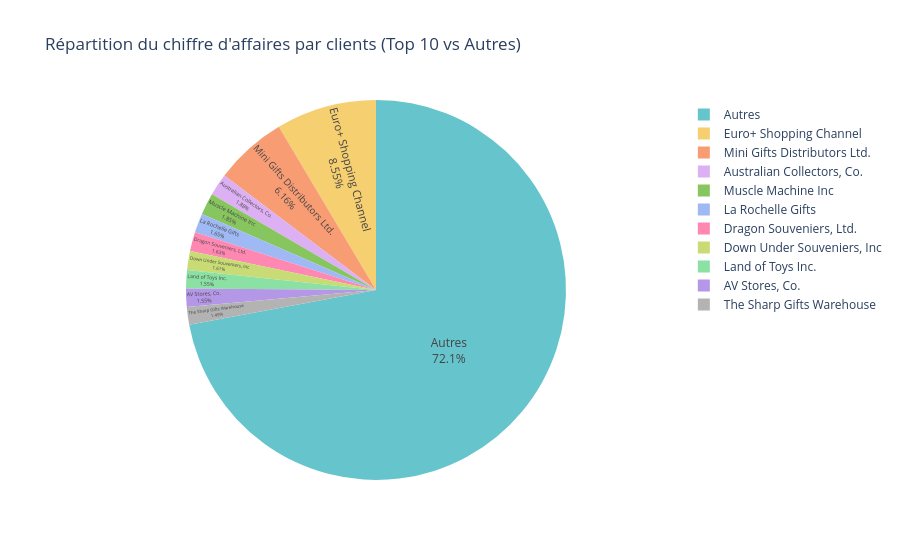

Here is the notebook cell this chart was saved with:
### Code cell
# -------------------------------
# PARTIE 6 : RÉPARTITION DU CHIFFRE D'AFFAIRES PAR CLIENTS
# -------------------------------

import plotly.express as px
import pandas as pd
import os

# -------------------------------
# Requête : chiffre d'affaires par client
# -------------------------------
query_clients = """
SELECT 
    c.customerNumber,
    c.customerName,
    SUM(od.quantityOrdered * od.priceEach) AS chiffre_affaires
FROM customers c
JOIN orders o ON c.customerNumber = o.customerNumber
JOIN orderdetails od ON o.orderNumber = od.orderNumber
GROUP BY c.customerNumber, c.customerName
ORDER BY chiffre_affaires DESC;
"""
df_clients = fetch_data(query_clients)

# -------------------------------
# Catégorie : Top 10 clients vs autres
# -------------------------------
top_10 = df_clients.head(10)
autres = df_clients.iloc[10:].copy()

# Fusionner les autres en une seule ligne "Autres"
autres_sum = pd.DataFrame({
    'customerNumber': ['Autres'],
    'customerName': ['Autres'],
    'chiffre_affaires': [autres['chiffre_affaires'].sum()]
})

# Combiner Top 10 + Autres
df_plot = pd.concat([top_10, autres_sum], ignore_index=True)

# -------------------------------
# Graphique en camembert interactif
# -------------------------------
fig = px.pie(
    df_plot,
    names='customerName',
    values='chiffre_affaires',
    title="Répartition du chiffre d'affaires par clients (Top 10 vs Autres)",
    color_discrete_sequence=px.colors.qualitative.Pastel
)
fig.update_traces(textposition='inside', textinfo='percent+label')  # pour afficher % et nom
fig.write_html(os.path.join(OUTPUT_DIR, "ca_clients.html"))
fig.show()

### Figure 1 — Plotly figure (JSON) as saved in the notebook; plotly's stock layout.template omitted (floating-point values rounded to 4 significant figures)
{"data": [{"domain": {"x": [0, 1], "y": [0, 1]}, "hovertemplate": "customerName=%{label}<br>chiffre_affaires=%{value}<extra></extra>", "labels": ["Euro+ Shopping Channel", "Mini Gifts Distributors Ltd.", "Australian Collectors, Co.", "Muscle Machine Inc", "La Rochelle Gifts", "Dragon Souveniers, Ltd.", "Down Under Souveniers, Inc", "Land of Toys Inc.", "AV Stores, Co.", "The Sharp Gifts Warehouse", "Autres"], "legendgroup": "", "name": "", "showlegend": true, "textinfo": "percent+label", "textposition": "inside", "type": "pie", "values": [820700.0, 591800.0, 180600.0, 177900.0, 158600.0, 156300.0, 154600.0, 149100.0, 148400.0, 143500.0, 6923000.0]}], "layout": {"legend": {"tracegroupgap": 0}, "piecolorway": ["rgb(102, 197, 204)", "rgb(246, 207, 113)", "rgb(248, 156, 116)", "rgb(220, 176, 242)", "rgb(135, 197, 95)", "rgb(158, 185, 243)", "rgb(254, 136, 177)", "rgb(201, 219, 116)", "rgb(139, 224, 164)", "rgb(180, 151, 231)", "rgb(179, 179, 179)"], "title": {"text": "Répartition du chiffre d'affaires par clients (Top 10 vs Autres)"}}}
